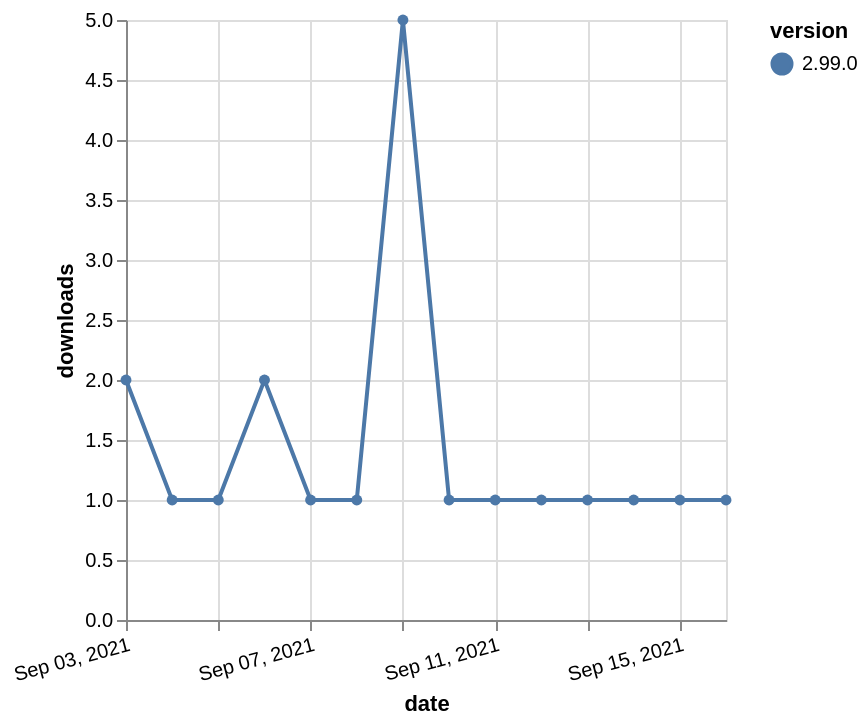

Describe this chart as a Vega-Lite specification.
### Vega-Lite specification from a JSON file in a GitHub repository (floating-point values rounded to 4 significant figures)
{"$schema": "https://vega.github.io/schema/vega-lite/v5.json", "description": "A simple bar chart with embedded data.", "data": {"values": [{"date": "2021-09-03", "total": 537, "delta": 2, "version": "2.99.0"}, {"date": "2021-09-04", "total": 538, "delta": 1, "version": "2.99.0"}, {"date": "2021-09-05", "total": 539, "delta": 1, "version": "2.99.0"}, {"date": "2021-09-06", "total": 541, "delta": 2, "version": "2.99.0"}, {"date": "2021-09-07", "total": 542, "delta": 1, "version": "2.99.0"}, {"date": "2021-09-08", "total": 543, "delta": 1, "version": "2.99.0"}, {"date": "2021-09-09", "total": 548, "delta": 5, "version": "2.99.0"}, {"date": "2021-09-10", "total": 549, "delta": 1, "version": "2.99.0"}, {"date": "2021-09-11", "total": 550, "delta": 1, "version": "2.99.0"}, {"date": "2021-09-12", "total": 551, "delta": 1, "version": "2.99.0"}, {"date": "2021-09-13", "total": 552, "delta": 1, "version": "2.99.0"}, {"date": "2021-09-14", "total": 553, "delta": 1, "version": "2.99.0"}, {"date": "2021-09-15", "total": 554, "delta": 1, "version": "2.99.0"}, {"date": "2021-09-16", "total": 555, "delta": 1, "version": "2.99.0"}]}, "width": "container", "mark": {"type": "line", "point": {"filled": true}}, "encoding": {"x": {"field": "date", "type": "temporal", "timeUnit": "yearmonthdate", "title": "date", "axis": {"labelAngle": -15}}, "y": {"field": "delta", "type": "quantitative", "title": "downloads"}, "color": {"field": "version", "type": "nominal"}, "tooltip": {"field": "delta"}}}
